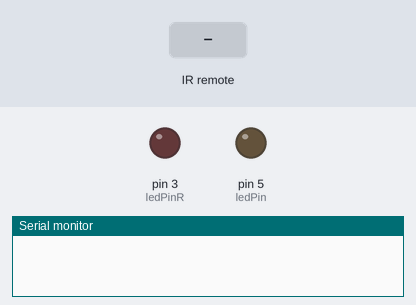
This sketch was run on a simulated Arduino Uno, built with avr-gcc and run on an emulated ATmega328P. Parts: output pins drawn as LEDs (lit = HIGH), the last lines printed to the serial monitor. Inputs (shaded band) come from the test bench.

Above: at 1.2 s.
1.3 s: infrared code 0xFE708F received
At 1.7 s:
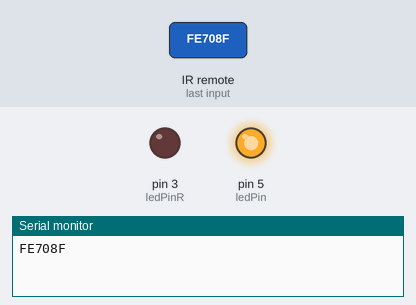
2.8 s: infrared code 0xFE609F received
At 4.0 s:
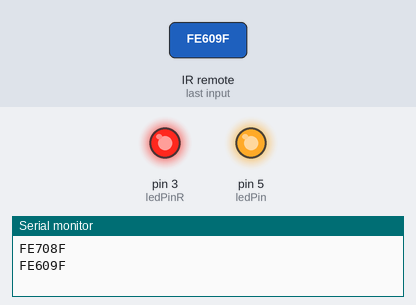
4.3 s: infrared code 0xFE58A7 received
At 5.1 s:
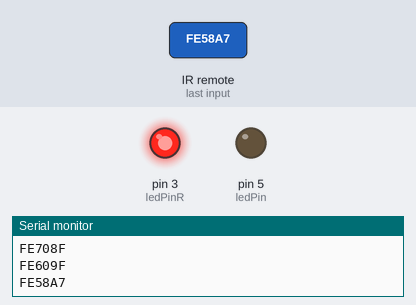
Timing chart, 0 to 7.3 s (numbered marks = the images above; inputs shaded):
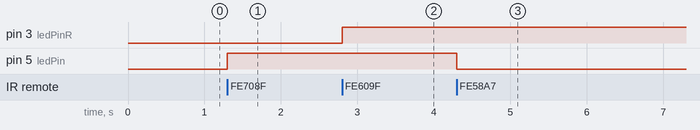

The sketch:

IRremote.ino
```cpp
#include <IRremote.h>
int IRpin=9;
IRrecv IR(IRpin);
decode_results cmd;
int ledPinR=3;
int ledPin=5;
void setup() {
  Serial.begin(9600);
  IR.enableIRIn();
  pinMode(ledPin,OUTPUT);
  pinMode(ledPinR,OUTPUT);
}

void loop() {
  while(IR.decode(&cmd)==0){}
   Serial.println(cmd.value,HEX);
  if(cmd.value==0xFE708F)digitalWrite(ledPin,HIGH);
  if(cmd.value==0xFE58A7)digitalWrite(ledPin,LOW);
  if(cmd.value==0xFE609F)digitalWrite(ledPinR,HIGH);
  if(cmd.value==0xFEF00F)digitalWrite(ledPinR,LOW);
  delay(500);
  IR.resume();
}
```

Measured:
- after the input at 1.3 s, pin 5 (ledPin): LOW → HIGH at once
- after the input at 2.8 s, pin 3 (ledPinR): LOW → HIGH at once
- after the input at 4.3 s, pin 5 (ledPin): HIGH → LOW at once
